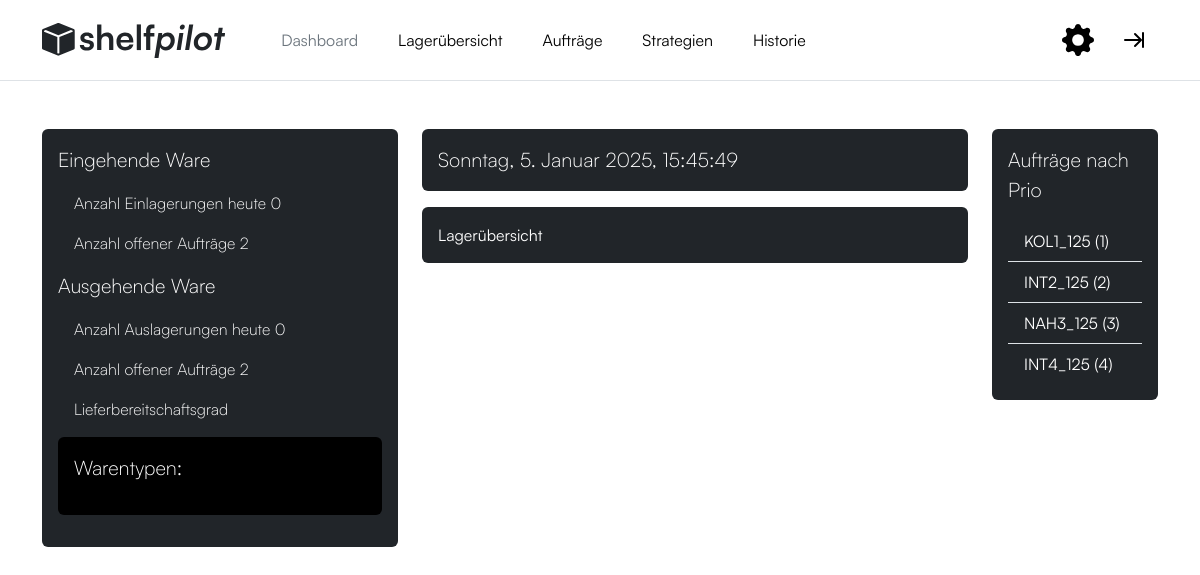
The page / on the database its author committed.
### core/models.py (models this page shows)
class Order(models.Model):
    product = models.ForeignKey(Product, on_delete=models.SET_NULL, related_name='related_order', null=True)
    customer = models.CharField(max_length=200, default="")
    arrived_on = models.DateTimeField(default=timezone.now)
    served_on = models.DateTimeField(null=True)
    type = models.CharField(max_length=200)
    status = models.CharField(max_length=200)
    priority = models.IntegerField(null=True)
    def createNumber(self):
        return f"{self.customer[:3].upper()}{self.id}_{self.arrived_on.month}{(str(self.arrived_on.year))[2:]}"
    @staticmethod
    def SortOrders(force=False):
        activeStrategy = Strategy.objects.get(active=True)
        match activeStrategy.name:
            case "FIFO":
                if(force or Order.objects.filter(status="Offen",priority__isnull=True).exists()):
                    print("SORTIEREN")
                    orders=Order.objects.filter(status="Offen").order_by('arrived_on')
                    prioCounter=1
                    for order in orders:
                        order.priority=prioCounter
                        order.save()
                        prioCounter+=1

### core/views.py (the view)
# urls.py: path("", views.dashboard, name="dashboard"),
def dashboard(request):
    Order.SortOrders()
    openOrders = Order.objects.filter(status="Offen").order_by("priority")
    openOrdersIn = Order.objects.filter(status="Offen",type="Einlagerung")
    openOrdersOut = Order.objects.filter(status="Offen",type="Auslagerung")
    closedOrdersInToday = Order.objects.filter(status="Geschlossen",type="Einlagerung",served_on__date=date.today())
    closedOrdersOutToday = Order.objects.filter(status="Geschlossen",type="Auslagerung",served_on__date=date.today())
    sortedProducts = Product.getTopProductsToday()
    context={'openOrders':openOrders,'openOrdersIn':openOrdersIn,'openOrdersOut':openOrdersOut,'closedOrdersInToday':closedOrdersInToday,'closedOrdersOutToday':closedOrdersOutToday,'sortedProducts':sortedProducts}
    return render(request, 'dashboard.html',context)

### core/models.py (called while the page is built)
    @staticmethod
    def getTopProductsToday():
        productsStoredToday = Product.objects.filter(stored_on__date=now().date())
        product_names = [product.name for product in productsStoredToday]
        product_counts = Counter(product_names)
        sortedProducts = sorted(product_counts.keys(), key=lambda x: (-product_counts[x], x))
        return sortedProducts

### templates/dashboard.html (shortened to what this page needs)
{% extends "master.html" %}
{% block content %}
    <div class="row mb-3 text-start">
        <div class="col-md-4">
            <div class="bg-dark text-white p-3 rounded mb-3">
                <p class="fs-5">Eingehende Ware</p>
                <p class="fs-6 m-3">Anzahl Einlagerungen heute {{ closedOrdersInToday|length }}</p>
                <p class="fs-6 m-3">Anzahl offener Aufträge {{ openOrdersIn|length }}</p>
                <p class="fs-5">Ausgehende Ware</p>
                <p class="fs-6 m-3">Anzahl Auslagerungen heute {{ closedOrdersOutToday|length }}</p>
                <p class="fs-6 m-3">Anzahl offener Aufträge {{ openOrdersOut|length }}</p>
                <p class="fs-6 m-3">Lieferbereitschaftsgrad</p>
                <div class="bg-black p-3 text-white rounded mb-3">
                    <p class="fs-5">Warentypen: </p>
                </div>
            </div>
        </div>
        <div class="col-md-6">
            <div class="container bg-dark text-white p-3 rounded mb-3">
                <p id="datetime" class="fs-5 m-0"></p>
            </div>
            <div class="container bg-dark text-white p-3 rounded mb-3">
                <a href="{% url 'overview' %}" class="text-decoration-none text-white">Lagerübersicht</a>
            </div>
        </div>
        <div class="col-md-2">
            {% include "ordersByPriority.html" %}
        </div>
    </div>
{% endblock %}

### templates/ordersByPriority.html
<div class="bg-dark text-white p-3 rounded">
    <p class="fs-5">Aufträge nach Prio</p>
    <ul class="list-group list-group-flush">
        {% for order in openOrders %}
        <li class="list-group-item bg-dark text-white">{{ order.createNumber }}
            {% if order.priority == None %}
                (unsorted)
            {% else %}
                ({{ order.priority }})
            {% endif %}
        </li>
        {% endfor %}
    </ul>
</div>

### static/css/satoshi.css (style rules this page uses)
body { font-family: 'Satoshi-Regular', sans-serif; }
small, p { font-family: 'Satoshi-Light', sans-serif; }

### rows shown on the page
Order: createNumber "KOL1_125", priority "1"
Order: createNumber "INT2_125", priority "2"
Order: createNumber "NAH3_125", priority "3"
Order: createNumber "INT4_125", priority "4"

### other values the page prints
{{ closedOrdersInToday|length }} "0"
{{ openOrdersIn|length }} "2"
{{ closedOrdersOutToday|length }} "0"
{{ openOrdersOut|length }} "2"
